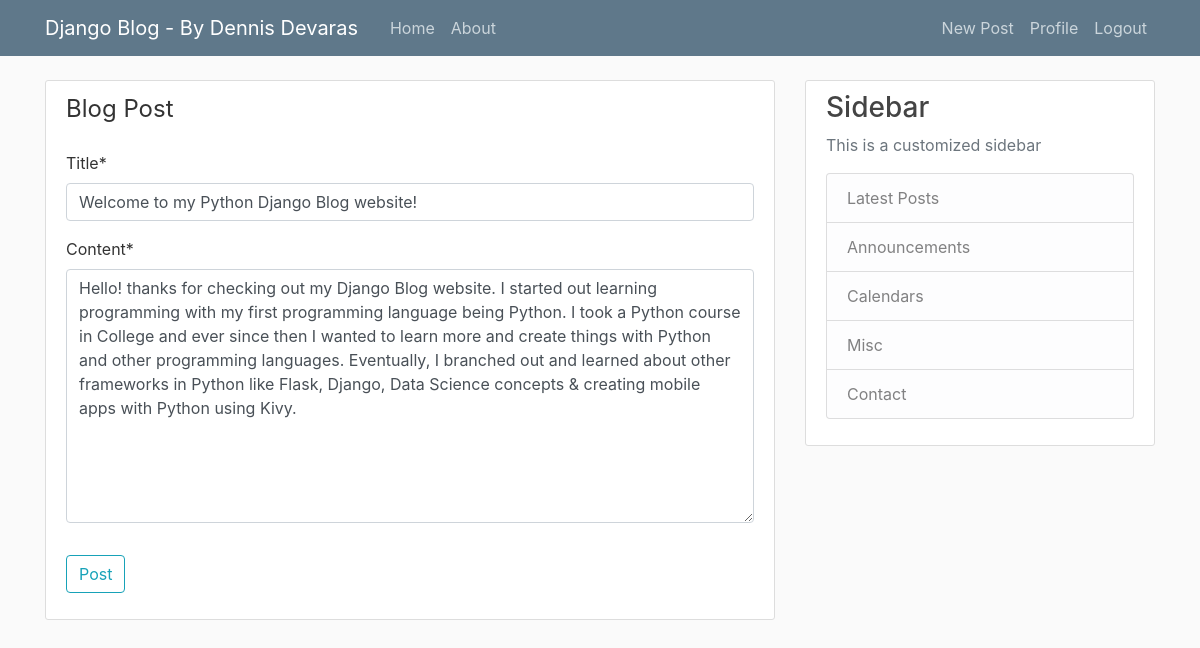
Page /post/1/update/ (signed in) on the committed database.
### blog/models.py (models this page shows, shortened)
class Post(models.Model):
    title = models.CharField(max_length=100)
    content = models.TextField()
    date_posted = models.DateTimeField(default=timezone.now)
    author = models.ForeignKey(User, on_delete=models.CASCADE)

### blog/views.py (the view, shortened to what this page needs)
# urls.py: path('post/<int:pk>/update/', PostUpdateView.as_view(), name='post-update'),
class PostUpdateView(LoginRequiredMixin, UserPassesTestMixin, UpdateView):
    model = Post
    fields = ['title', 'content']
    def test_func(self):
        post = self.get_object()
        if self.request.user == post.author:
            return True
        return False

### blog/templates/blog/post_form.html (shortened to what this page needs)
{% extends "blog/base.html" %}
{% load crispy_forms_tags %}
{% block content %}
<div class="content-section">
 <form method="POST">
  <fieldset class="form-group">
   <legend class="border-bttom mb-4">Blog Post</legend>
   {{ form|crispy }}
  </fieldset>
  <div class="form-group">
   <button class="btn btn-outline-info" type="submit">Post</button>
  </div>
 </form>
</div>
{% endblock content %}

### blog/static/blog/main.css (style rules this page uses)
body { background: #fafafa; color: #333333; margin-top: 5rem; }
.content-section { background: #ffffff; padding: 10px 20px; border: 1px solid #dddddd; border-radius: 3px; margin-bottom: 20px; }

### rows in the picture
Post: title "Welcome to my Python Django Blog website!", content "Hello! thanks for checking out my Django Blog website. I started out learning programming with my first programming language being Python. I took a Python course in College and ever since then I wanted to learn more and create things with Python and other programming languages. Eventually, I branched out and learned about other frameworks in Python like Flask, Django, Data Science concepts & creating mobile apps with Python using Kivy."
